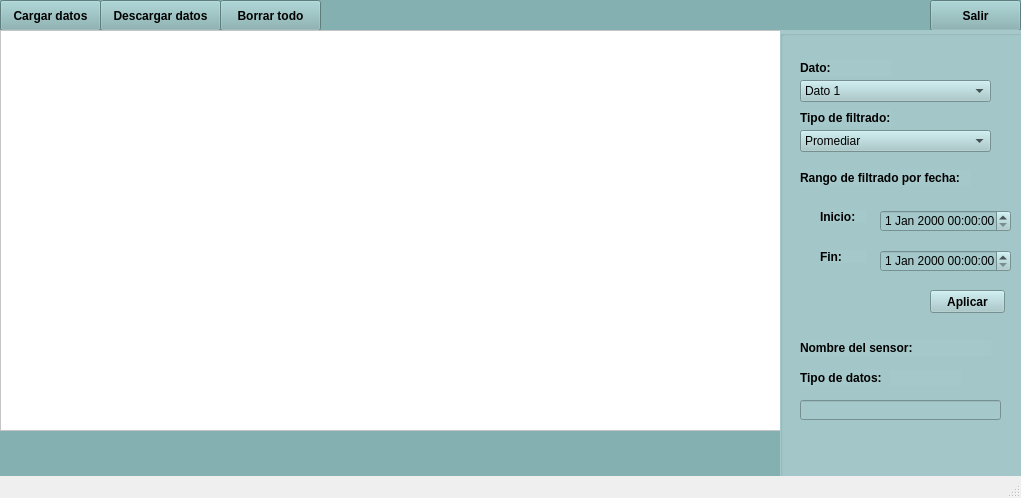
<?xml version="1.0" encoding="UTF-8"?>
<ui version="4.0">
 <class>MainWindow</class>
 <widget class="QMainWindow" name="MainWindow">
  <property name="geometry">
   <rect>
    <x>0</x>
    <y>0</y>
    <width>1021</width>
    <height>498</height>
   </rect>
  </property>
  <property name="windowTitle">
   <string>MainWindow</string>
  </property>
  <widget class="QWidget" name="centralwidget">
   <widget class="QWidget" name="widget" native="true">
    <property name="geometry">
     <rect>
      <x>0</x>
      <y>0</y>
      <width>1021</width>
      <height>491</height>
     </rect>
    </property>
    <property name="styleSheet">
     <string notr="true">background: rgb(132, 176, 177);</string>
    </property>
    <widget class="QPushButton" name="ButtonCargar">
     <property name="geometry">
      <rect>
       <x>0</x>
       <y>0</y>
       <width>101</width>
       <height>31</height>
      </rect>
     </property>
     <property name="styleSheet">
      <string notr="true">background: rgb(132, 176, 177);
border-color: rgb(0, 0, 0);
font: 75 8pt &quot;MS Shell Dlg 2&quot;;
font-weight: bold;
</string>
     </property>
     <property name="text">
      <string>Cargar datos</string>
     </property>
    </widget>
    <widget class="QPushButton" name="ButtoBorrarTodo">
     <property name="geometry">
      <rect>
       <x>220</x>
       <y>0</y>
       <width>101</width>
       <height>31</height>
      </rect>
     </property>
     <property name="styleSheet">
      <string notr="true">background: rgb(132, 176, 177);
font-weight: bold;

</string>
     </property>
     <property name="text">
      <string>Borrar todo</string>
     </property>
    </widget>
    <widget class="QPushButton" name="ButtonDescargar">
     <property name="geometry">
      <rect>
       <x>100</x>
       <y>0</y>
       <width>121</width>
       <height>31</height>
      </rect>
     </property>
     <property name="styleSheet">
      <string notr="true">background: rgb(132, 176, 177);
font-weight: bold;
</string>
     </property>
     <property name="text">
      <string>Descargar datos</string>
     </property>
    </widget>
    <widget class="QPushButton" name="pushButton_">
     <property name="geometry">
      <rect>
       <x>930</x>
       <y>0</y>
       <width>91</width>
       <height>31</height>
      </rect>
     </property>
     <property name="styleSheet">
      <string notr="true">background: rgb(132, 176, 177);
border-color: rgb(0, 0, 0);
font-weight: bold;
</string>
     </property>
     <property name="text">
      <string>Salir</string>
     </property>
    </widget>
    <widget class="QGraphicsView" name="graphicsView">
     <property name="geometry">
      <rect>
       <x>0</x>
       <y>30</y>
       <width>781</width>
       <height>401</height>
      </rect>
     </property>
     <property name="styleSheet">
      <string notr="true">background: rgb(255, 255, 255);
border-color: rgb(0, 0, 0)</string>
     </property>
    </widget>
    <widget class="QGroupBox" name="groupBox">
     <property name="geometry">
      <rect>
       <x>780</x>
       <y>30</y>
       <width>251</width>
       <height>451</height>
      </rect>
     </property>
     <property name="styleSheet">
      <string notr="true">background: rgb(165, 200, 202)</string>
     </property>
     <property name="title">
      <string/>
     </property>
     <widget class="QComboBox" name="comboBoxTipo">
      <property name="geometry">
       <rect>
        <x>20</x>
        <y>100</y>
        <width>191</width>
        <height>22</height>
       </rect>
      </property>
      <item>
       <property name="text">
        <string>Promediar</string>
       </property>
      </item>
      <item>
       <property name="text">
        <string>Filtro de Kalmann</string>
       </property>
      </item>
      <item>
       <property name="text">
        <string>Interpolación</string>
       </property>
      </item>
     </widget>
     <widget class="QLabel" name="label">
      <property name="geometry">
       <rect>
        <x>20</x>
        <y>140</y>
        <width>171</width>
        <height>16</height>
       </rect>
      </property>
      <property name="styleSheet">
       <string notr="true">font-weight: bold;
</string>
      </property>
      <property name="text">
       <string>Rango de filtrado por fecha:</string>
      </property>
     </widget>
     <widget class="QLabel" name="label_2">
      <property name="geometry">
       <rect>
        <x>20</x>
        <y>80</y>
        <width>91</width>
        <height>16</height>
       </rect>
      </property>
      <property name="styleSheet">
       <string notr="true">font-weight: bold;
</string>
      </property>
      <property name="text">
       <string>Tipo de filtrado:</string>
      </property>
     </widget>
     <widget class="QLabel" name="label_3">
      <property name="geometry">
       <rect>
        <x>40</x>
        <y>180</y>
        <width>47</width>
        <height>13</height>
       </rect>
      </property>
      <property name="styleSheet">
       <string notr="true">font-weight: bold;
</string>
      </property>
      <property name="text">
       <string>Inicio:</string>
      </property>
     </widget>
     <widget class="QLabel" name="label_4">
      <property name="geometry">
       <rect>
        <x>40</x>
        <y>220</y>
        <width>47</width>
        <height>13</height>
       </rect>
      </property>
      <property name="styleSheet">
       <string notr="true">font-weight: bold;
</string>
      </property>
      <property name="text">
       <string>Fin:</string>
      </property>
     </widget>
     <widget class="QLabel" name="label_5">
      <property name="geometry">
       <rect>
        <x>20</x>
        <y>310</y>
        <width>121</width>
        <height>16</height>
       </rect>
      </property>
      <property name="styleSheet">
       <string notr="true">font-weight: bold;
</string>
      </property>
      <property name="text">
       <string>Nombre del sensor:</string>
      </property>
     </widget>
     <widget class="QLabel" name="label_6">
      <property name="geometry">
       <rect>
        <x>20</x>
        <y>340</y>
        <width>81</width>
        <height>16</height>
       </rect>
      </property>
      <property name="styleSheet">
       <string notr="true">font-weight: bold;
</string>
      </property>
      <property name="text">
       <string>Tipo de datos:</string>
      </property>
     </widget>
     <widget class="QLabel" name="LabelNombreSensor">
      <property name="geometry">
       <rect>
        <x>140</x>
        <y>310</y>
        <width>71</width>
        <height>16</height>
       </rect>
      </property>
      <property name="text">
       <string/>
      </property>
     </widget>
     <widget class="QLabel" name="LabelTipodeDato">
      <property name="geometry">
       <rect>
        <x>110</x>
        <y>340</y>
        <width>71</width>
        <height>16</height>
       </rect>
      </property>
      <property name="text">
       <string/>
      </property>
     </widget>
     <widget class="QPushButton" name="ButtonAplicar">
      <property name="geometry">
       <rect>
        <x>150</x>
        <y>260</y>
        <width>75</width>
        <height>23</height>
       </rect>
      </property>
      <property name="styleSheet">
       <string notr="true">font-weight: bold;
</string>
      </property>
      <property name="text">
       <string>Aplicar</string>
      </property>
     </widget>
     <widget class="QLineEdit" name="message">
      <property name="geometry">
       <rect>
        <x>20</x>
        <y>370</y>
        <width>201</width>
        <height>20</height>
       </rect>
      </property>
      <property name="readOnly">
       <bool>true</bool>
      </property>
     </widget>
     <widget class="QLabel" name="labelDato">
      <property name="geometry">
       <rect>
        <x>20</x>
        <y>30</y>
        <width>91</width>
        <height>16</height>
       </rect>
      </property>
      <property name="styleSheet">
       <string notr="true">font-weight: bold;
</string>
      </property>
      <property name="text">
       <string>Dato:</string>
      </property>
     </widget>
     <widget class="QComboBox" name="Comboboxtipodato">
      <property name="geometry">
       <rect>
        <x>20</x>
        <y>50</y>
        <width>191</width>
        <height>22</height>
       </rect>
      </property>
      <item>
       <property name="text">
        <string>Dato 1</string>
       </property>
      </item>
      <item>
       <property name="text">
        <string>Dato 2</string>
       </property>
      </item>
      <item>
       <property name="text">
        <string>Dato 3</string>
       </property>
      </item>
     </widget>
     <widget class="QDateTimeEdit" name="dateTimeEdit">
      <property name="geometry">
       <rect>
        <x>100</x>
        <y>180</y>
        <width>131</width>
        <height>22</height>
       </rect>
      </property>
     </widget>
     <widget class="QDateTimeEdit" name="dateTimeEdit_2">
      <property name="geometry">
       <rect>
        <x>100</x>
        <y>220</y>
        <width>131</width>
        <height>22</height>
       </rect>
      </property>
     </widget>
    </widget>
   </widget>
  </widget>
  <widget class="QStatusBar" name="statusbar"/>
 </widget>
 <resources/>
 <connections/>
</ui>
